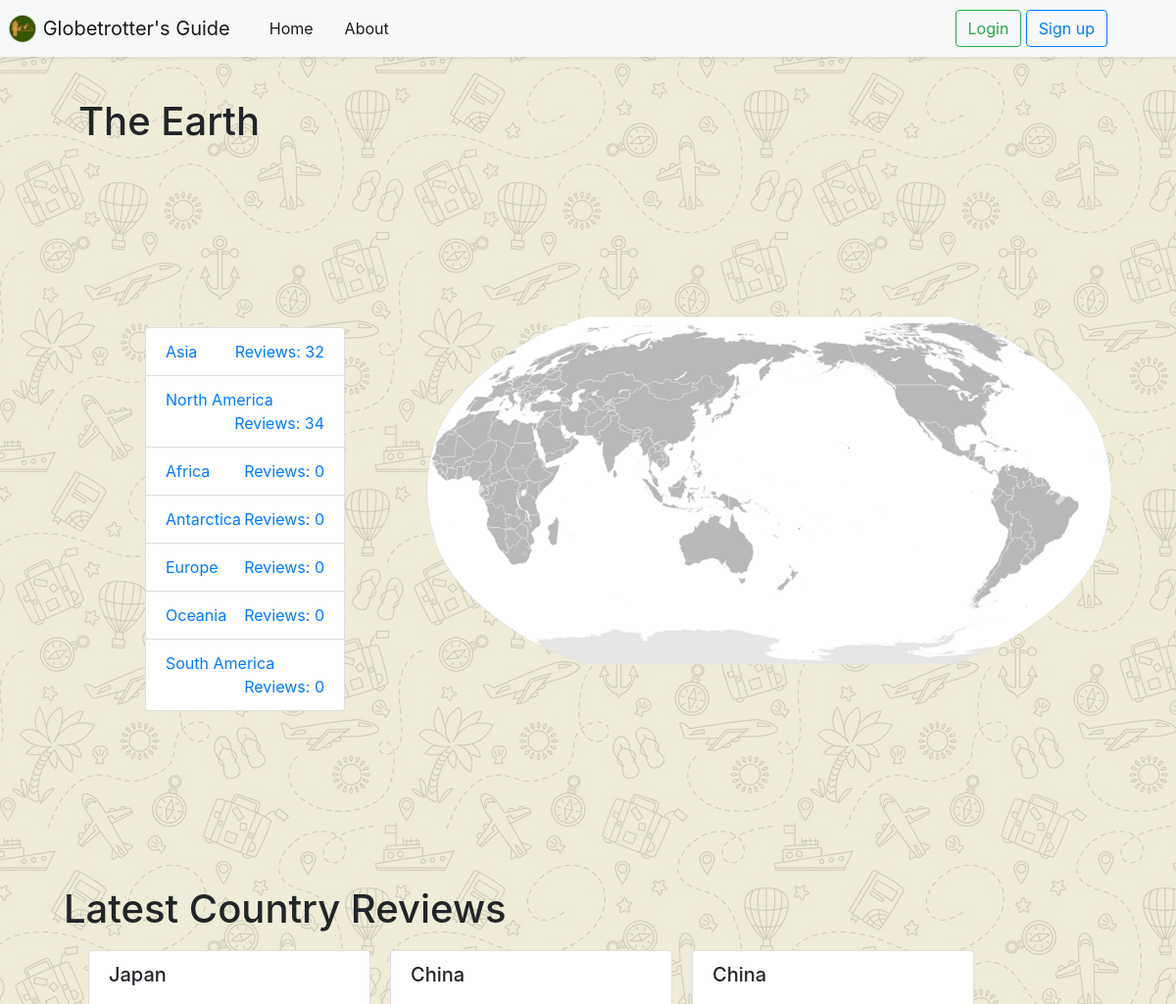
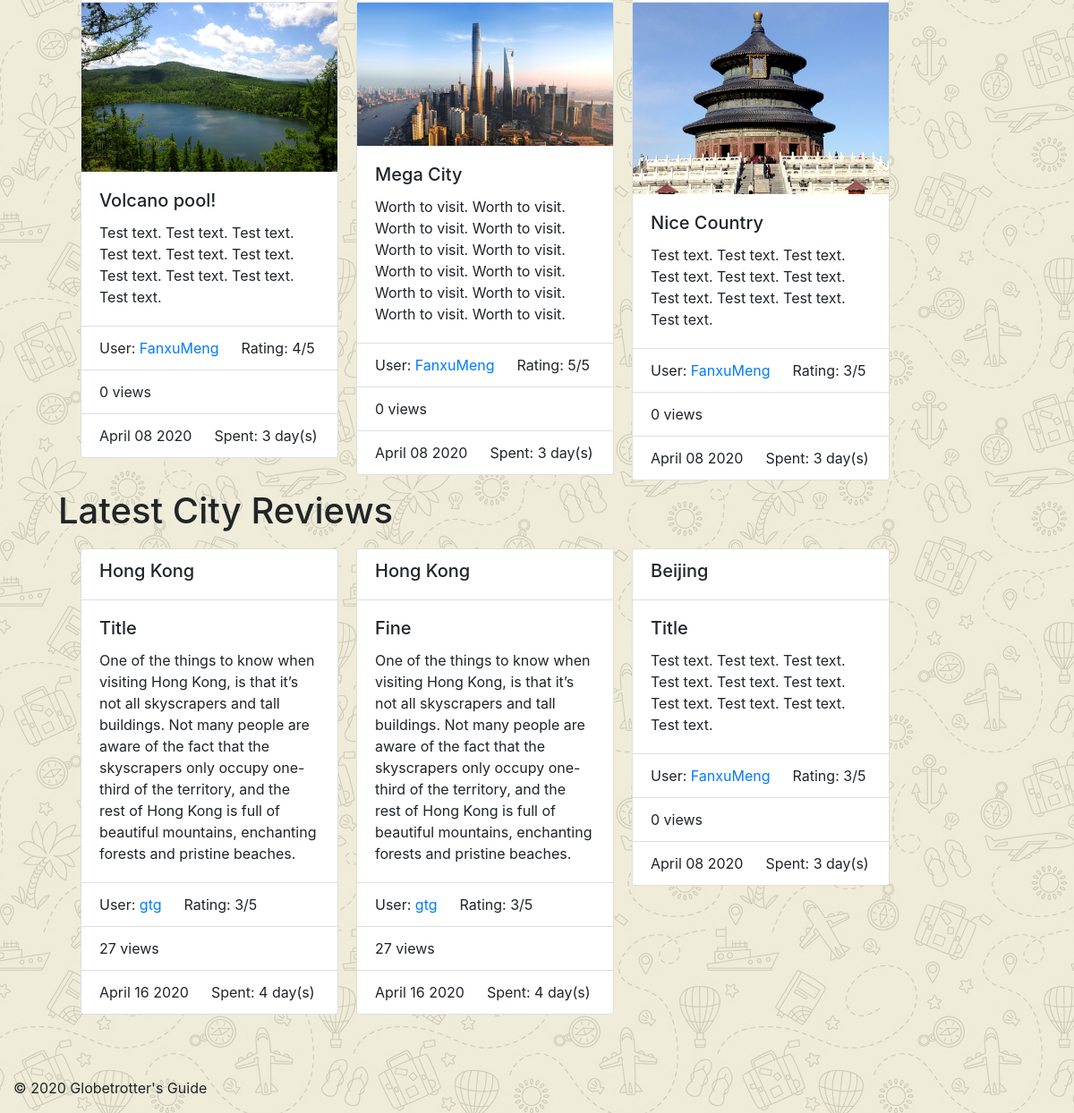
Screenshot of /GlobetrottersGuide/ with the database file from the repository (2 pictures, top to bottom).
### GlobetrottersGuide/models.py (models this page shows, shortened)
class Continent(models.Model):
    NAME_MAX_LENGTH = 128
    name = models.CharField(max_length=128, unique=True)
    likes = models.IntegerField(default=0)
    views = models.IntegerField(default=0)
    slug = models.SlugField(unique=True)
    reviewNum = 0

class countryReview(models.Model):
    TEXT_MAX_LENGTH = 2000
    RATING_CHOICES = (
        (1, '1'),
        (2, '2'),
        (3, '3'),
        (4, '4'),
        (5, '5'),
    )
    user = models.ForeignKey(User, on_delete=models.CASCADE)
    belong_country = models.ForeignKey(Country, on_delete=models.CASCADE)
    publish_date = models.DateTimeField('date published')
    views = models.IntegerField(default=0)
    likes = models.IntegerField(default=0)
    timeSpent = models.DurationField(blank=False)
    image = models.ImageField(upload_to='review_images', blank=True)
    title = models.CharField(max_length=128, default='Title')
    text = models.TextField(max_length=2000, blank=False)
    rating = models.IntegerField(choices=RATING_CHOICES)

class Country(models.Model):
    NAME_MAX_LENGTH = 128
    continent = models.ForeignKey(Continent, on_delete=models.CASCADE)
    name = models.CharField(max_length=128, unique=True)
    views = models.IntegerField(default=0)
    likes = models.IntegerField(default=0)
    flag = models.ImageField(upload_to='flags',blank=True)
    slug = models.SlugField(unique=True)
    reviewNum = 0
    def getContinentSlug(self):
        return self.continent.slug
    class Meta:
        verbose_name_plural = 'Countries'

class cityReview(models.Model):
    TEXT_MAX_LENGTH = 2000
    RATING_CHOICES = (
        (1, '1'),
        (2, '2'),
        (3, '3'),
        (4, '4'),
        (5, '5'),
    )
    user = models.ForeignKey(User, on_delete=models.CASCADE)
    belong_city = models.ForeignKey(City, on_delete=models.CASCADE)
    publish_date = models.DateTimeField('date published')
    views = models.IntegerField(default=0)
    likes = models.IntegerField(default=0)
    timeSpent = models.DurationField(blank=False)
    image = models.ImageField(upload_to='review_images', blank=True)
    title = models.CharField(max_length=128, default='Title')
    text = models.TextField(max_length=2000, blank=False)
    rating = models.IntegerField(choices=RATING_CHOICES)

class City(models.Model):
    NAME_MAX_LENGTH = 128
    country = models.ForeignKey(Country, on_delete=models.CASCADE)
    name = models.CharField(max_length=128, unique=True)
    views = models.IntegerField(default=0)
    likes = models.IntegerField(default=0)
    slug = models.SlugField(unique=True)
    reviewNum = 0
    def getCountry(self):
        return self.country
    class Meta:
        verbose_name_plural = 'Cities'

### GlobetrottersGuide/views.py (the view)
# urls.py: path('',views.home, name='HomePage'),
def home(request):
    context_dict = {}
    try:
        continent_list = Continent.objects.order_by('-likes')
        country_review_list = countryReview.objects.order_by('-publish_date')[:3]
        city_review_list = cityReview.objects.order_by('-publish_date')[:3]
        context_dict['continents'] = continent_list
        context_dict['country_reviews'] = country_review_list
        context_dict['city_reviews'] = city_review_list
        for continent in continent_list:
            continent.reviewNum = getContinentReviewNum(continent.slug)
    except Continent.DoesNotExist:
        context_dict['continents'] = None
        context_dict['country_reviews'] = None
        context_dict['city_reviews'] = None
    return render(request, 'GlobetrottersGuide/home.html', context=context_dict)

### GlobetrottersGuide/views.py (called while the page is built)
def getContinentReviewNum(continent_slug):
    count = 0
    for review in cityReview.objects.all():
        if review.belong_city.getCountry().getContinentSlug() == continent_slug:
            count+=1
    for review in countryReview.objects.all():
        if review.belong_country.getContinentSlug() == continent_slug:
            count+=1
    return count

### templates/GlobetrottersGuide/home.html (shortened to what this page needs)
<!DOCTYPE html>
{% extends 'GlobetrottersGuide/base.html' %}
{% load staticfiles %}
{% load gtg_template_tags %}
{%block title_block %}
    <h1>The Earth</h1>
{% endblock %}
{% block body_block %}
    <div class="row">
        <div class="col">
            <ul class="list-group" style="margin:178px auto 178px auto;width:60%">
                {% if continents %}
                    {% for continent in continents %}
                    <li class="list-group-item">
                        <a href="{% url 'GlobetrottersGuide:continent' continent.slug %}">{{ continent.name }}<span style="float:right">Reviews: {{ continent.reviewNum }}</span>
                        </a>
                    </li>
                    {% endfor %}
                {% else %}
                    <li class="list-group-item">There is no continent in database.</li>
                {% endif %}
            </ul>
        </div>
        <div id="carouselExampleControls" class="carousel slide" data-ride="carousel" style="width:700px;height:700px;">
            <div class="carousel-inner">
                <div class="carousel-item active">
                  <img src="{% static 'continent/worldmap-1.png' %}" class="d-block w-100" alt="">
                </div>
            </div>
              <a class="carousel-control-prev" href="#carouselExampleControls" role="button" data-slide="prev">
                <span class="carousel-control-prev-icon" aria-hidden="true"></span>
              </a>
              <a class="carousel-control-next" href="#carouselExampleControls" role="button" data-slide="next">
                <span class="carousel-control-next-icon" aria-hidden="true"></span>
              </a>
        </div>
    </div>
    <div class="row" style="width:100%;">
    <h1>Latest Country Reviews</h1>
    </div>
    {% if country_reviews or city_reviews %}
    {% for review in country_reviews %}
        <div class="card" style="width: 18rem;margin:10px;float:left;">
            <ul class="list-group list-group-flush">
                <li class="list-group-item">
                    <h5>{{ review.belong_country.name }}</h5>
                </li>
            </ul>
            {% if review.image %}
            <img src="{{ review.image.url }}" class="card-img-top" alt="No Image">
            {% endif %}
            <div class="card-body">
                <h5 class="card-title">{{ review.title }}</h5>
                <p class="card-text">{{ review.text }}</p>
            </div>
            <ul class="list-group list-group-flush">
                <li class="list-group-item">
                    User:
                    <a href="{% url 'GlobetrottersGuide:UserProfile' review.user.username %}">{{ review.user.username }}</a>
                    &emsp; Rating: {{ review.rating }}/5
                </li>
                <li class="list-group-item">{{ review.views }} views</li>
                <li class="list-group-item">{{ review.publish_date | date:"F d Y" }} &emsp; Spent: {{ review.timeSpent.days }} day(s)</li>
            </ul>
        </div>
    {% endfor %}
    {% else %}
    <p style="float:left;margin:10px"><h2>No one has reviewed any country yet.</h2></p>
    {% endif %}
    <div class="row" style="width:100%;">
    <h1>Latest City Reviews</h1>
    </div>
    {% if city_reviews %}
        {% for review in city_reviews %}
        <div class="card" style="width: 18rem;margin:10px;float:left;">
            <ul class="list-group list-group-flush">
                <li class="list-group-item">
                    <h5>{{ review.belong_city.name }}</h5>
                </li>
            </ul>
            <div class="card-body">
                <h5 class="card-title">{{ review.title }}</h5>
                <p class="card-text">{{ review.text }}</p>
            </div>
            <ul class="list-group list-group-flush">
                <li class="list-group-item">
                    User:
                    <a href="{% url 'GlobetrottersGuide:UserProfile' review.user.username %}">{{ review.user.username }}</a>
                    &emsp; Rating: {{ review.rating }}/5
                </li>
                <li class="list-group-item">{{ review.views }} views &emsp; </li>
                <li class="list-group-item">{{ review.publish_date | date:"F d Y" }} &emsp; Spent: {{ review.timeSpent.days }} day(s)</li>
            </ul>
        </div>
    {% endfor %}
    {% else %}
        <p style="float:left;margin:10px"><h2>No one has reviewed any city yet.</h2></p>
    {% endif %}
{% endblock %}

### static/css/base-style.css (style rules this page uses)
body { background-image: url("background-bwy.png"); background-color: #cccccc; }

### rows the page displays
Continent: name "Asia", reviewNum "32"
Continent: name "North America", reviewNum "34"
Continent: name "Africa", reviewNum "0"
Continent: name "Antarctica", reviewNum "0"
Continent: name "Europe", reviewNum "0"
Continent: name "Oceania", reviewNum "0"
Continent: name "South America", reviewNum "0"
countryReview: belong_country.name "Japan", image (picture), title "Volcano pool!", text "Test text. Test text. Test text. Test text. Test text. Test text. Test text. Test text. Test text. Test text.", user.username "FanxuMeng", rating "4", views "0", publish_date "April 08 2020", timeSpent.days "3"
countryReview: belong_country.name "China", image (picture), title "Mega City", text "Worth to visit. Worth to visit. Worth to visit. Worth to visit. Worth to visit. Worth to visit. Worth to visit. Worth to visit. Worth to visit. Worth to visit. Worth to visit. Worth to visit.", user.username "FanxuMeng", rating "5", views "0", publish_date "April 08 2020", timeSpent.days "3"
countryReview: belong_country.name "China", image (picture), title "Nice Country", text "Test text. Test text. Test text. Test text. Test text. Test text. Test text. Test text. Test text. Test text.", user.username "FanxuMeng", rating "3", views "0", publish_date "April 08 2020", timeSpent.days "3"
cityReview: belong_city.name "Hong Kong", title "Title", text "One of the things to know when visiting Hong Kong, is that it’s not all skyscrapers and tall buildings. Not many people are aware of the fact that the skyscrapers only occupy one-third of the territory, and the rest of Hong Kong is full of beautiful mountains, enchanting forests and pristine beaches.", user.username "gtg", rating "3", views "27", publish_date "April 16 2020", timeSpent.days "4"
cityReview: belong_city.name "Hong Kong", title "Fine", text "One of the things to know when visiting Hong Kong, is that it’s not all skyscrapers and tall buildings. Not many people are aware of the fact that the skyscrapers only occupy one-third of the territory, and the rest of Hong Kong is full of beautiful mountains, enchanting forests and pristine beaches.", user.username "gtg", rating "3", views "27", publish_date "April 16 2020", timeSpent.days "4"
cityReview: belong_city.name "Beijing", title "Title", text "Test text. Test text. Test text. Test text. Test text. Test text. Test text. Test text. Test text. Test text.", user.username "FanxuMeng", rating "3", views "0", publish_date "April 08 2020", timeSpent.days "3"
